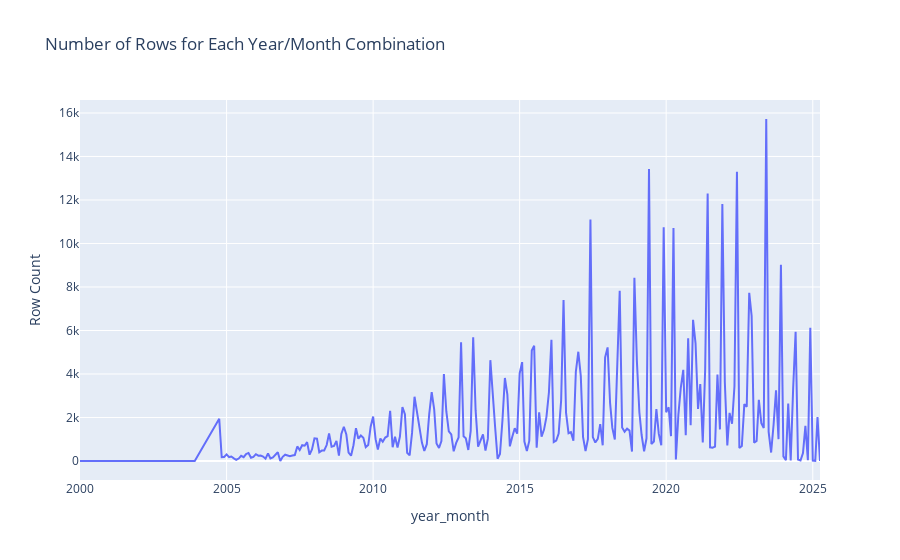

Write notebook code for a chart like this one.
### Code cell
# Group by year and month, count number of rows
# Create a new column 'year_month' as a string in format YYYY-MM
rows_per_year_month = (
    pdf_joined.groupby(["year", "month"])
    .size()
    .reset_index(name="row_count")
)
rows_per_year_month["year_month"] = rows_per_year_month["year"].astype(str) + "-" + rows_per_year_month["month"].astype(str).str.zfill(2)

# Plot line chart
fig_rows = px.line(
    rows_per_year_month,
    x="year_month",
    y="row_count",
    title="Number of Rows for Each Year/Month Combination",
    labels={"row_count": "Row Count", "year": "Year", "month": "Month"}
)
fig_rows.show()

### Figure 1 — Plotly figure (JSON) as saved in the notebook; plotly's stock layout.template omitted (floating-point values rounded to 4 significant figures; data arrays with more than 128 entries replaced by an {"elided": "..."} marker saying what was removed)
{"data": [{"hovertemplate": "year_month=%{x}<br>Row Count=%{y}<extra></extra>", "legendgroup": "", "line": {"color": "#636efa", "dash": "solid"}, "marker": {"symbol": "circle"}, "mode": "lines", "name": "", "orientation": "v", "showlegend": false, "type": "scatter", "x": {"elided": "250 str values"}, "xaxis": "x", "y": {"elided": "250 int values"}, "yaxis": "y"}], "layout": {"legend": {"tracegroupgap": 0}, "title": {"text": "Number of Rows for Each Year/Month Combination"}, "xaxis": {"anchor": "y", "domain": [0, 1], "title": {"text": "year_month"}}, "yaxis": {"anchor": "x", "domain": [0, 1], "title": {"text": "Row Count"}}}}
